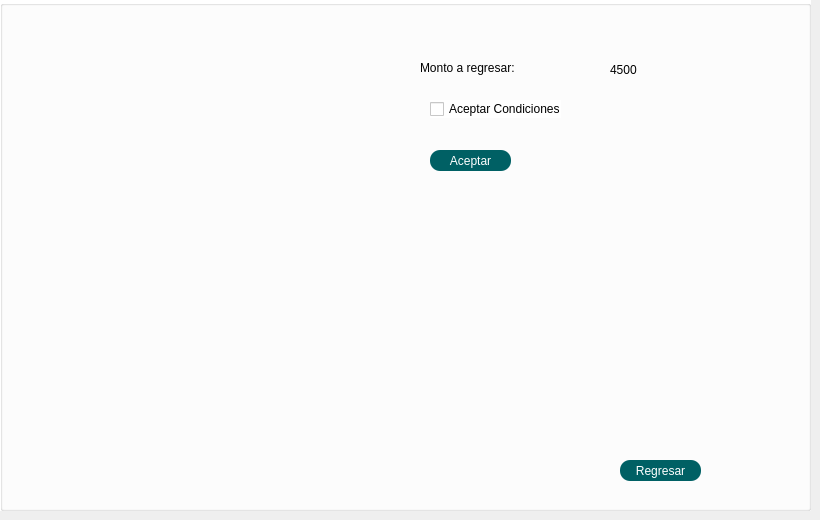
      <widget class="QWidget" name="Cliente_9">
       <widget class="QGroupBox" name="groupBox_19">
        <property name="geometry">
         <rect>
          <x>0</x>
          <y>0</y>
          <width>811</width>
          <height>511</height>
         </rect>
        </property>
        <property name="styleSheet">
         <string notr="true">QGroupBox{
background-color:white;

}
QLabel{
background-color:transparent;
color:black;
}

QLineEdit{
background-color:transparent;
border:none;
border-bottom: 1px solid;
border-color: black;
border-bottom: 1px solid;
}</string>
        </property>
        <property name="title">
         <string/>
        </property>
        <widget class="QPushButton" name="regreso">
         <property name="geometry">
          <rect>
           <x>620</x>
           <y>460</y>
           <width>81</width>
           <height>21</height>
          </rect>
         </property>
         <property name="styleSheet">
          <string notr="true">QPushButton{
	background-color: #006064;
	color: white;
    selection-color: white;  
    border-radius: 10px; 
    padding: 2px 4px;
}

QPushButton:hover{
	background-color: #006064;
	color: white;
    selection-color: white;  
    border-radius: 10px; 
    padding: 2px 4px;

}</string>
         </property>
         <property name="text">
          <string>Regresar</string>
         </property>
        </widget>
        <widget class="QTextBrowser" name="textBrowser_7">
         <property name="geometry">
          <rect>
           <x>30</x>
           <y>20</y>
           <width>361</width>
           <height>451</height>
          </rect>
         </property>
         <property name="styleSheet">
          <string notr="true">Color: white;
background:transparent;
</string>
         </property>
         <property name="html">
          <string>&lt;!DOCTYPE HTML PUBLIC &quot;-//W3C//DTD HTML 4.0//EN&quot; &quot;http://www.w3.org/TR/REC-html40/strict.dtd&quot;&gt;
&lt;html&gt;&lt;head&gt;&lt;meta name=&quot;qrichtext&quot; content=&quot;1&quot; /&gt;&lt;style type=&quot;text/css&quot;&gt;
p, li { white-space: pre-wrap; }
&lt;/style&gt;&lt;/head&gt;&lt;body style=&quot; font-family:'MS Shell Dlg 2'; font-size:8.25pt; font-weight:400; font-style:normal;&quot;&gt;
&lt;p style=&quot;-qt-paragraph-type:empty; margin-top:0px; margin-bottom:0px; margin-left:0px; margin-right:0px; -qt-block-indent:0; text-indent:0px; font-family:'MS Shell Dlg 2';&quot;&gt;&lt;br /&gt;&lt;/p&gt;&lt;/body&gt;&lt;/html&gt;</string>
         </property>
        </widget>
        <widget class="QCheckBox" name="aceptar_condicion">
         <property name="geometry">
          <rect>
           <x>430</x>
           <y>100</y>
           <width>131</width>
           <height>18</height>
          </rect>
         </property>
         <property name="styleSheet">
          <string notr="true">background-color: rgb(255, 255, 255);</string>
         </property>
         <property name="text">
          <string>Aceptar Condiciones</string>
         </property>
        </widget>
        <widget class="QLabel" name="label_22">
         <property name="geometry">
          <rect>
           <x>420</x>
           <y>60</y>
           <width>161</width>
           <height>16</height>
          </rect>
         </property>
         <property name="styleSheet">
          <string notr="true"/>
         </property>
         <property name="text">
          <string>Monto a regresar:</string>
         </property>
        </widget>
        <widget class="QLabel" name="monroRegreso">
         <property name="geometry">
          <rect>
           <x>610</x>
           <y>60</y>
           <width>101</width>
           <height>20</height>
          </rect>
         </property>
         <property name="styleSheet">
          <string notr="true"/>
         </property>
         <property name="text">
          <string>4500</string>
         </property>
        </widget>
        <widget class="QPushButton" name="aceptar_4">
         <property name="geometry">
          <rect>
           <x>430</x>
           <y>150</y>
           <width>81</width>
           <height>21</height>
          </rect>
         </property>
         <property name="styleSheet">
          <string notr="true">QPushButton{
	background-color: #006064;
	color: white;
    selection-color: white;  
    border-radius: 10px; 
    padding: 2px 4px;
}

QPushButton:hover{
	background-color: #006064;
	color: white;
    selection-color: white;  
    border-radius: 10px; 
    padding: 2px 4px;

}</string>
         </property>
         <property name="text">
          <string>Aceptar</string>
         </property>
        </widget>
       </widget>
      </widget>
